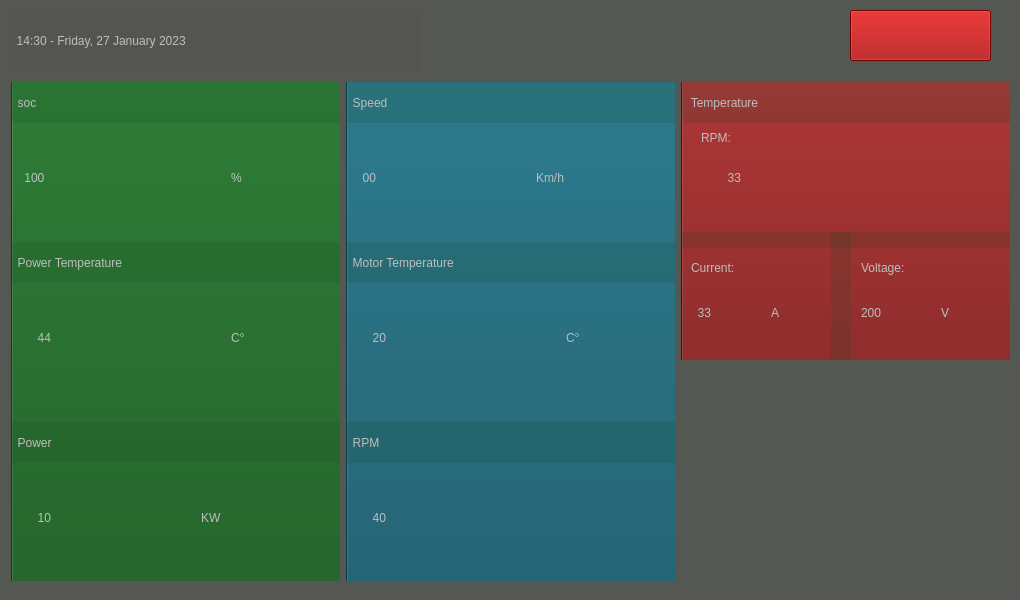
<?xml version="1.0" encoding="UTF-8"?>
<ui version="4.0">
 <class>MainWindow</class>
 <widget class="QMainWindow" name="MainWindow">
  <property name="windowModality">
   <enum>Qt::ApplicationModal</enum>
  </property>
  <property name="enabled">
   <bool>true</bool>
  </property>
  <property name="geometry">
   <rect>
    <x>0</x>
    <y>0</y>
    <width>1020</width>
    <height>600</height>
   </rect>
  </property>
  <property name="contextMenuPolicy">
   <enum>Qt::NoContextMenu</enum>
  </property>
  <property name="windowTitle">
   <string/>
  </property>
  <property name="styleSheet">
   <string notr="true">background-color: rgb(85, 87, 83)</string>
  </property>
  <widget class="QWidget" name="centralWidget">
   <widget class="QWidget" name="horizontalLayoutWidget">
    <property name="geometry">
     <rect>
      <x>0</x>
      <y>71</y>
      <width>1021</width>
      <height>521</height>
     </rect>
    </property>
    <layout class="QHBoxLayout" name="horizontalLayout">
     <item>
      <layout class="QVBoxLayout" name="verticalLayout_3">
       <item>
        <widget class="QWidget" name="widget" native="true">
         <widget class="QPushButton" name="pb_battery">
          <property name="geometry">
           <rect>
            <x>0</x>
            <y>-6</y>
            <width>331</width>
            <height>521</height>
           </rect>
          </property>
          <property name="styleSheet">
           <string notr="true">background-color: rgb(14, 86, 22)</string>
          </property>
          <property name="text">
           <string/>
          </property>
         </widget>
         <widget class="QLabel" name="l_battery">
          <property name="enabled">
           <bool>false</bool>
          </property>
          <property name="geometry">
           <rect>
            <x>0</x>
            <y>0</y>
            <width>331</width>
            <height>41</height>
           </rect>
          </property>
          <property name="toolTip">
           <string>&lt;html&gt;&lt;head/&gt;&lt;body&gt;&lt;p align=&quot;center&quot;&gt;&lt;br/&gt;&lt;/p&gt;&lt;/body&gt;&lt;/html&gt;</string>
          </property>
          <property name="whatsThis">
           <string>&lt;html&gt;&lt;head/&gt;&lt;body&gt;&lt;p align=&quot;center&quot;&gt;&lt;br/&gt;&lt;/p&gt;&lt;/body&gt;&lt;/html&gt;</string>
          </property>
          <property name="styleSheet">
           <string notr="true">background-color: rgba(16, 73, 31,40);
font: 20pt &quot;Ubuntu&quot;;</string>
          </property>
          <property name="text">
           <string>  soc</string>
          </property>
         </widget>
         <widget class="QLabel" name="l_SOC_value">
          <property name="enabled">
           <bool>false</bool>
          </property>
          <property name="geometry">
           <rect>
            <x>10</x>
            <y>50</y>
            <width>161</width>
            <height>91</height>
           </rect>
          </property>
          <property name="styleSheet">
           <string notr="true">background-color: rgba(16, 73, 31,0);
font: 50pt &quot;Ubuntu&quot;;</string>
          </property>
          <property name="text">
           <string> 100</string>
          </property>
         </widget>
         <widget class="QLabel" name="label_3">
          <property name="enabled">
           <bool>false</bool>
          </property>
          <property name="geometry">
           <rect>
            <x>220</x>
            <y>50</y>
            <width>81</width>
            <height>91</height>
           </rect>
          </property>
          <property name="styleSheet">
           <string notr="true">background-color: rgba(16, 73, 31,0);
font: 50pt &quot;Ubuntu&quot;;</string>
          </property>
          <property name="text">
           <string>%</string>
          </property>
         </widget>
         <widget class="QLabel" name="l_battery_15">
          <property name="enabled">
           <bool>false</bool>
          </property>
          <property name="geometry">
           <rect>
            <x>0</x>
            <y>160</y>
            <width>331</width>
            <height>41</height>
           </rect>
          </property>
          <property name="toolTip">
           <string>&lt;html&gt;&lt;head/&gt;&lt;body&gt;&lt;p align=&quot;center&quot;&gt;&lt;br/&gt;&lt;/p&gt;&lt;/body&gt;&lt;/html&gt;</string>
          </property>
          <property name="whatsThis">
           <string>&lt;html&gt;&lt;head/&gt;&lt;body&gt;&lt;p align=&quot;center&quot;&gt;&lt;br/&gt;&lt;/p&gt;&lt;/body&gt;&lt;/html&gt;</string>
          </property>
          <property name="styleSheet">
           <string notr="true">background-color: rgba(16, 73, 31,40);
font: 20pt &quot;Ubuntu&quot;;</string>
          </property>
          <property name="text">
           <string>  Power Temperature</string>
          </property>
         </widget>
         <widget class="QLabel" name="l_SOC_value_3">
          <property name="enabled">
           <bool>false</bool>
          </property>
          <property name="geometry">
           <rect>
            <x>20</x>
            <y>210</y>
            <width>161</width>
            <height>91</height>
           </rect>
          </property>
          <property name="styleSheet">
           <string notr="true">background-color: rgba(16, 73, 31,0);
font: 50pt &quot;Ubuntu&quot;;</string>
          </property>
          <property name="text">
           <string>  44</string>
          </property>
         </widget>
         <widget class="QLabel" name="label_5">
          <property name="enabled">
           <bool>false</bool>
          </property>
          <property name="geometry">
           <rect>
            <x>220</x>
            <y>210</y>
            <width>81</width>
            <height>91</height>
           </rect>
          </property>
          <property name="styleSheet">
           <string notr="true">background-color: rgba(16, 73, 31,0);
font: 50pt &quot;Ubuntu&quot;;</string>
          </property>
          <property name="text">
           <string>C°</string>
          </property>
         </widget>
         <widget class="QLabel" name="label_6">
          <property name="enabled">
           <bool>false</bool>
          </property>
          <property name="geometry">
           <rect>
            <x>190</x>
            <y>390</y>
            <width>111</width>
            <height>91</height>
           </rect>
          </property>
          <property name="styleSheet">
           <string notr="true">background-color: rgba(16, 73, 31,0);
font: 50pt &quot;Ubuntu&quot;;</string>
          </property>
          <property name="text">
           <string>KW</string>
          </property>
         </widget>
         <widget class="QLabel" name="l_SOC_value_4">
          <property name="enabled">
           <bool>false</bool>
          </property>
          <property name="geometry">
           <rect>
            <x>20</x>
            <y>390</y>
            <width>161</width>
            <height>91</height>
           </rect>
          </property>
          <property name="styleSheet">
           <string notr="true">background-color: rgba(16, 73, 31,0);
font: 50pt &quot;Ubuntu&quot;;</string>
          </property>
          <property name="text">
           <string>  10</string>
          </property>
         </widget>
         <widget class="QLabel" name="l_battery_16">
          <property name="enabled">
           <bool>false</bool>
          </property>
          <property name="geometry">
           <rect>
            <x>0</x>
            <y>340</y>
            <width>331</width>
            <height>41</height>
           </rect>
          </property>
          <property name="toolTip">
           <string>&lt;html&gt;&lt;head/&gt;&lt;body&gt;&lt;p align=&quot;center&quot;&gt;&lt;br/&gt;&lt;/p&gt;&lt;/body&gt;&lt;/html&gt;</string>
          </property>
          <property name="whatsThis">
           <string>&lt;html&gt;&lt;head/&gt;&lt;body&gt;&lt;p align=&quot;center&quot;&gt;&lt;br/&gt;&lt;/p&gt;&lt;/body&gt;&lt;/html&gt;</string>
          </property>
          <property name="styleSheet">
           <string notr="true">background-color: rgba(16, 73, 31,40);
font: 20pt &quot;Ubuntu&quot;;</string>
          </property>
          <property name="text">
           <string>  Power</string>
          </property>
         </widget>
        </widget>
       </item>
      </layout>
     </item>
     <item>
      <layout class="QVBoxLayout" name="verticalLayout_2">
       <item>
        <widget class="QWidget" name="widget_2" native="true">
         <widget class="QPushButton" name="pb_motor">
          <property name="geometry">
           <rect>
            <x>0</x>
            <y>-6</y>
            <width>331</width>
            <height>521</height>
           </rect>
          </property>
          <property name="styleSheet">
           <string notr="true">background-color: rgb(9, 80, 99);
</string>
          </property>
          <property name="text">
           <string/>
          </property>
         </widget>
         <widget class="QLabel" name="label_7">
          <property name="enabled">
           <bool>false</bool>
          </property>
          <property name="geometry">
           <rect>
            <x>220</x>
            <y>210</y>
            <width>81</width>
            <height>91</height>
           </rect>
          </property>
          <property name="styleSheet">
           <string notr="true">background-color: rgba(16, 73, 31,0);
font: 50pt &quot;Ubuntu&quot;;</string>
          </property>
          <property name="text">
           <string>C°</string>
          </property>
         </widget>
         <widget class="QLabel" name="l_SOC_value_5">
          <property name="enabled">
           <bool>false</bool>
          </property>
          <property name="geometry">
           <rect>
            <x>10</x>
            <y>50</y>
            <width>161</width>
            <height>91</height>
           </rect>
          </property>
          <property name="styleSheet">
           <string notr="true">background-color: rgba(16, 73, 31,0);
font: 50pt &quot;Ubuntu&quot;;</string>
          </property>
          <property name="text">
           <string>  00</string>
          </property>
         </widget>
         <widget class="QLabel" name="label_9">
          <property name="enabled">
           <bool>false</bool>
          </property>
          <property name="geometry">
           <rect>
            <x>190</x>
            <y>50</y>
            <width>111</width>
            <height>91</height>
           </rect>
          </property>
          <property name="styleSheet">
           <string notr="true">background-color: rgba(16, 73, 31,0);
font: 30pt &quot;Ubuntu&quot;;</string>
          </property>
          <property name="text">
           <string>Km/h</string>
          </property>
         </widget>
         <widget class="QLabel" name="label_10">
          <property name="enabled">
           <bool>true</bool>
          </property>
          <property name="geometry">
           <rect>
            <x>190</x>
            <y>390</y>
            <width>111</width>
            <height>91</height>
           </rect>
          </property>
          <property name="styleSheet">
           <string notr="true">background-color: rgba(16, 73, 31,0);
font: 50pt &quot;Ubuntu&quot;;</string>
          </property>
          <property name="text">
           <string/>
          </property>
         </widget>
         <widget class="QLabel" name="l_SOC_value_6">
          <property name="enabled">
           <bool>false</bool>
          </property>
          <property name="geometry">
           <rect>
            <x>20</x>
            <y>210</y>
            <width>161</width>
            <height>91</height>
           </rect>
          </property>
          <property name="styleSheet">
           <string notr="true">background-color: rgba(16, 73, 31,0);
font: 50pt &quot;Ubuntu&quot;;</string>
          </property>
          <property name="text">
           <string>  20</string>
          </property>
         </widget>
         <widget class="QLabel" name="l_battery_2">
          <property name="enabled">
           <bool>false</bool>
          </property>
          <property name="geometry">
           <rect>
            <x>0</x>
            <y>0</y>
            <width>331</width>
            <height>41</height>
           </rect>
          </property>
          <property name="toolTip">
           <string>&lt;html&gt;&lt;head/&gt;&lt;body&gt;&lt;p align=&quot;center&quot;&gt;&lt;br/&gt;&lt;/p&gt;&lt;/body&gt;&lt;/html&gt;</string>
          </property>
          <property name="whatsThis">
           <string>&lt;html&gt;&lt;head/&gt;&lt;body&gt;&lt;p align=&quot;center&quot;&gt;&lt;br/&gt;&lt;/p&gt;&lt;/body&gt;&lt;/html&gt;</string>
          </property>
          <property name="styleSheet">
           <string notr="true">background-color: rgba(16, 73, 31,40);
font: 20pt &quot;Ubuntu&quot;;</string>
          </property>
          <property name="text">
           <string>  Speed</string>
          </property>
         </widget>
         <widget class="QLabel" name="l_battery_17">
          <property name="enabled">
           <bool>false</bool>
          </property>
          <property name="geometry">
           <rect>
            <x>0</x>
            <y>160</y>
            <width>331</width>
            <height>41</height>
           </rect>
          </property>
          <property name="toolTip">
           <string>&lt;html&gt;&lt;head/&gt;&lt;body&gt;&lt;p align=&quot;center&quot;&gt;&lt;br/&gt;&lt;/p&gt;&lt;/body&gt;&lt;/html&gt;</string>
          </property>
          <property name="whatsThis">
           <string>&lt;html&gt;&lt;head/&gt;&lt;body&gt;&lt;p align=&quot;center&quot;&gt;&lt;br/&gt;&lt;/p&gt;&lt;/body&gt;&lt;/html&gt;</string>
          </property>
          <property name="styleSheet">
           <string notr="true">background-color: rgba(16, 73, 31,40);
font: 20pt &quot;Ubuntu&quot;;</string>
          </property>
          <property name="text">
           <string>  Motor Temperature</string>
          </property>
         </widget>
         <widget class="QLabel" name="l_SOC_value_7">
          <property name="enabled">
           <bool>false</bool>
          </property>
          <property name="geometry">
           <rect>
            <x>20</x>
            <y>390</y>
            <width>161</width>
            <height>91</height>
           </rect>
          </property>
          <property name="styleSheet">
           <string notr="true">background-color: rgba(16, 73, 31,0);
font: 50pt &quot;Ubuntu&quot;;</string>
          </property>
          <property name="text">
           <string>  40</string>
          </property>
         </widget>
         <widget class="QLabel" name="l_battery_18">
          <property name="enabled">
           <bool>false</bool>
          </property>
          <property name="geometry">
           <rect>
            <x>0</x>
            <y>340</y>
            <width>331</width>
            <height>41</height>
           </rect>
          </property>
          <property name="toolTip">
           <string>&lt;html&gt;&lt;head/&gt;&lt;body&gt;&lt;p align=&quot;center&quot;&gt;&lt;br/&gt;&lt;/p&gt;&lt;/body&gt;&lt;/html&gt;</string>
          </property>
          <property name="whatsThis">
           <string>&lt;html&gt;&lt;head/&gt;&lt;body&gt;&lt;p align=&quot;center&quot;&gt;&lt;br/&gt;&lt;/p&gt;&lt;/body&gt;&lt;/html&gt;</string>
          </property>
          <property name="styleSheet">
           <string notr="true">background-color: rgba(16, 73, 31,40);
font: 20pt &quot;Ubuntu&quot;;</string>
          </property>
          <property name="text">
           <string>  RPM</string>
          </property>
         </widget>
        </widget>
       </item>
      </layout>
     </item>
     <item>
      <layout class="QVBoxLayout" name="verticalLayout">
       <item>
        <widget class="QWidget" name="widget_3" native="true">
         <widget class="QPushButton" name="pb_temperature">
          <property name="geometry">
           <rect>
            <x>0</x>
            <y>-6</y>
            <width>331</width>
            <height>291</height>
           </rect>
          </property>
          <property name="styleSheet">
           <string notr="true">background-color: rgb(120, 10, 10)</string>
          </property>
          <property name="text">
           <string/>
          </property>
         </widget>
         <widget class="QLabel" name="l_temperature">
          <property name="enabled">
           <bool>false</bool>
          </property>
          <property name="geometry">
           <rect>
            <x>0</x>
            <y>0</y>
            <width>331</width>
            <height>41</height>
           </rect>
          </property>
          <property name="toolTip">
           <string>&lt;html&gt;&lt;head/&gt;&lt;body&gt;&lt;p align=&quot;center&quot;&gt;&lt;br/&gt;&lt;/p&gt;&lt;/body&gt;&lt;/html&gt;</string>
          </property>
          <property name="whatsThis">
           <string>&lt;html&gt;&lt;head/&gt;&lt;body&gt;&lt;p align=&quot;center&quot;&gt;&lt;br/&gt;&lt;/p&gt;&lt;/body&gt;&lt;/html&gt;</string>
          </property>
          <property name="styleSheet">
           <string notr="true">background-color: rgba(16, 73, 31,40);
font: 20pt &quot;Ubuntu&quot;;</string>
          </property>
          <property name="text">
           <string>   Temperature</string>
          </property>
         </widget>
         <widget class="QLabel" name="label_20">
          <property name="enabled">
           <bool>false</bool>
          </property>
          <property name="geometry">
           <rect>
            <x>180</x>
            <y>170</y>
            <width>91</width>
            <height>31</height>
           </rect>
          </property>
          <property name="styleSheet">
           <string notr="true">background-color: rgba(16, 73, 31,0);
font: 15pt &quot;Ubuntu&quot;;</string>
          </property>
          <property name="text">
           <string>Voltage:</string>
          </property>
         </widget>
         <widget class="QLabel" name="label_21">
          <property name="enabled">
           <bool>false</bool>
          </property>
          <property name="geometry">
           <rect>
            <x>40</x>
            <y>70</y>
            <width>121</width>
            <height>51</height>
           </rect>
          </property>
          <property name="styleSheet">
           <string notr="true">background-color: rgba(16, 73, 31,0);
font: 40pt &quot;Ubuntu&quot;;</string>
          </property>
          <property name="text">
           <string>  33</string>
          </property>
         </widget>
         <widget class="QLabel" name="label_22">
          <property name="enabled">
           <bool>false</bool>
          </property>
          <property name="geometry">
           <rect>
            <x>180</x>
            <y>200</y>
            <width>81</width>
            <height>61</height>
           </rect>
          </property>
          <property name="styleSheet">
           <string notr="true">background-color: rgba(16, 73, 31,0);
font: 30pt &quot;Ubuntu&quot;;</string>
          </property>
          <property name="text">
           <string>200</string>
          </property>
         </widget>
         <widget class="QLabel" name="label_23">
          <property name="enabled">
           <bool>false</bool>
          </property>
          <property name="geometry">
           <rect>
            <x>180</x>
            <y>70</y>
            <width>81</width>
            <height>51</height>
           </rect>
          </property>
          <property name="styleSheet">
           <string notr="true">background-color: rgba(16, 73, 31,0);
font: 40pt &quot;Ubuntu&quot;;</string>
          </property>
          <property name="text">
           <string/>
          </property>
         </widget>
         <widget class="QLabel" name="label_24">
          <property name="enabled">
           <bool>false</bool>
          </property>
          <property name="geometry">
           <rect>
            <x>10</x>
            <y>200</y>
            <width>81</width>
            <height>61</height>
           </rect>
          </property>
          <property name="styleSheet">
           <string notr="true">background-color: rgba(16, 73, 31,0);
font: 30pt &quot;Ubuntu&quot;;</string>
          </property>
          <property name="text">
           <string>  33</string>
          </property>
         </widget>
         <widget class="QLabel" name="label_25">
          <property name="enabled">
           <bool>false</bool>
          </property>
          <property name="geometry">
           <rect>
            <x>90</x>
            <y>200</y>
            <width>41</width>
            <height>61</height>
           </rect>
          </property>
          <property name="styleSheet">
           <string notr="true">background-color: rgba(16, 73, 31,0);
font: 30pt &quot;Ubuntu&quot;;</string>
          </property>
          <property name="text">
           <string>A</string>
          </property>
         </widget>
         <widget class="QLabel" name="label_26">
          <property name="enabled">
           <bool>false</bool>
          </property>
          <property name="geometry">
           <rect>
            <x>20</x>
            <y>40</y>
            <width>71</width>
            <height>31</height>
           </rect>
          </property>
          <property name="styleSheet">
           <string notr="true">background-color: rgba(16, 73, 31,0);
font: 15pt &quot;Ubuntu&quot;;</string>
          </property>
          <property name="text">
           <string>RPM:</string>
          </property>
         </widget>
         <widget class="QLabel" name="l_battery_6">
          <property name="enabled">
           <bool>false</bool>
          </property>
          <property name="geometry">
           <rect>
            <x>0</x>
            <y>150</y>
            <width>331</width>
            <height>16</height>
           </rect>
          </property>
          <property name="toolTip">
           <string>&lt;html&gt;&lt;head/&gt;&lt;body&gt;&lt;p align=&quot;center&quot;&gt;&lt;br/&gt;&lt;/p&gt;&lt;/body&gt;&lt;/html&gt;</string>
          </property>
          <property name="whatsThis">
           <string>&lt;html&gt;&lt;head/&gt;&lt;body&gt;&lt;p align=&quot;center&quot;&gt;&lt;br/&gt;&lt;/p&gt;&lt;/body&gt;&lt;/html&gt;</string>
          </property>
          <property name="styleSheet">
           <string notr="true">background-color: rgba(16, 73, 31,40);
font: 20pt &quot;Ubuntu&quot;;</string>
          </property>
          <property name="text">
           <string/>
          </property>
         </widget>
         <widget class="QLabel" name="label_27">
          <property name="enabled">
           <bool>false</bool>
          </property>
          <property name="geometry">
           <rect>
            <x>260</x>
            <y>200</y>
            <width>41</width>
            <height>61</height>
           </rect>
          </property>
          <property name="styleSheet">
           <string notr="true">background-color: rgba(16, 73, 31,0);
font: 30pt &quot;Ubuntu&quot;;</string>
          </property>
          <property name="text">
           <string>V</string>
          </property>
         </widget>
         <widget class="QLabel" name="label_28">
          <property name="enabled">
           <bool>false</bool>
          </property>
          <property name="geometry">
           <rect>
            <x>10</x>
            <y>170</y>
            <width>81</width>
            <height>31</height>
           </rect>
          </property>
          <property name="styleSheet">
           <string notr="true">background-color: rgba(16, 73, 31,0);
font: 15pt &quot;Ubuntu&quot;;</string>
          </property>
          <property name="text">
           <string>Current:</string>
          </property>
         </widget>
         <widget class="QLabel" name="l_battery_7">
          <property name="enabled">
           <bool>false</bool>
          </property>
          <property name="geometry">
           <rect>
            <x>150</x>
            <y>150</y>
            <width>20</width>
            <height>131</height>
           </rect>
          </property>
          <property name="toolTip">
           <string>&lt;html&gt;&lt;head/&gt;&lt;body&gt;&lt;p align=&quot;center&quot;&gt;&lt;br/&gt;&lt;/p&gt;&lt;/body&gt;&lt;/html&gt;</string>
          </property>
          <property name="whatsThis">
           <string>&lt;html&gt;&lt;head/&gt;&lt;body&gt;&lt;p align=&quot;center&quot;&gt;&lt;br/&gt;&lt;/p&gt;&lt;/body&gt;&lt;/html&gt;</string>
          </property>
          <property name="styleSheet">
           <string notr="true">background-color: rgba(16, 73, 31,40);
font: 20pt &quot;Ubuntu&quot;;</string>
          </property>
          <property name="text">
           <string/>
          </property>
         </widget>
        </widget>
       </item>
      </layout>
     </item>
    </layout>
   </widget>
   <widget class="QLabel" name="l_logo">
    <property name="geometry">
     <rect>
      <x>680</x>
      <y>360</y>
      <width>331</width>
      <height>281</height>
     </rect>
    </property>
    <property name="styleSheet">
     <string notr="true">image: url(:/images/logotrasparent.png) ;

</string>
    </property>
    <property name="text">
     <string/>
    </property>
   </widget>
   <widget class="QLabel" name="label_4">
    <property name="enabled">
     <bool>false</bool>
    </property>
    <property name="geometry">
     <rect>
      <x>10</x>
      <y>10</y>
      <width>411</width>
      <height>61</height>
     </rect>
    </property>
    <property name="styleSheet">
     <string notr="true">background-color: rgba(75, 77, 73, 40);
font: 15pt &quot;Ubuntu&quot;;</string>
    </property>
    <property name="text">
     <string>  14:30 - Friday, 27 January 2023</string>
    </property>
   </widget>
   <widget class="QPushButton" name="pushButton_2">
    <property name="geometry">
     <rect>
      <x>850</x>
      <y>10</y>
      <width>141</width>
      <height>51</height>
     </rect>
    </property>
    <property name="styleSheet">
     <string notr="true">background-color: rgb(164, 0, 0)</string>
    </property>
    <property name="text">
     <string/>
    </property>
   </widget>
   <zorder>horizontalLayoutWidget</zorder>
   <zorder>label_4</zorder>
   <zorder>pushButton_2</zorder>
   <zorder>l_logo</zorder>
  </widget>
 </widget>
 <layoutdefault spacing="6" margin="11"/>
 <resources/>
 <connections/>
</ui>
